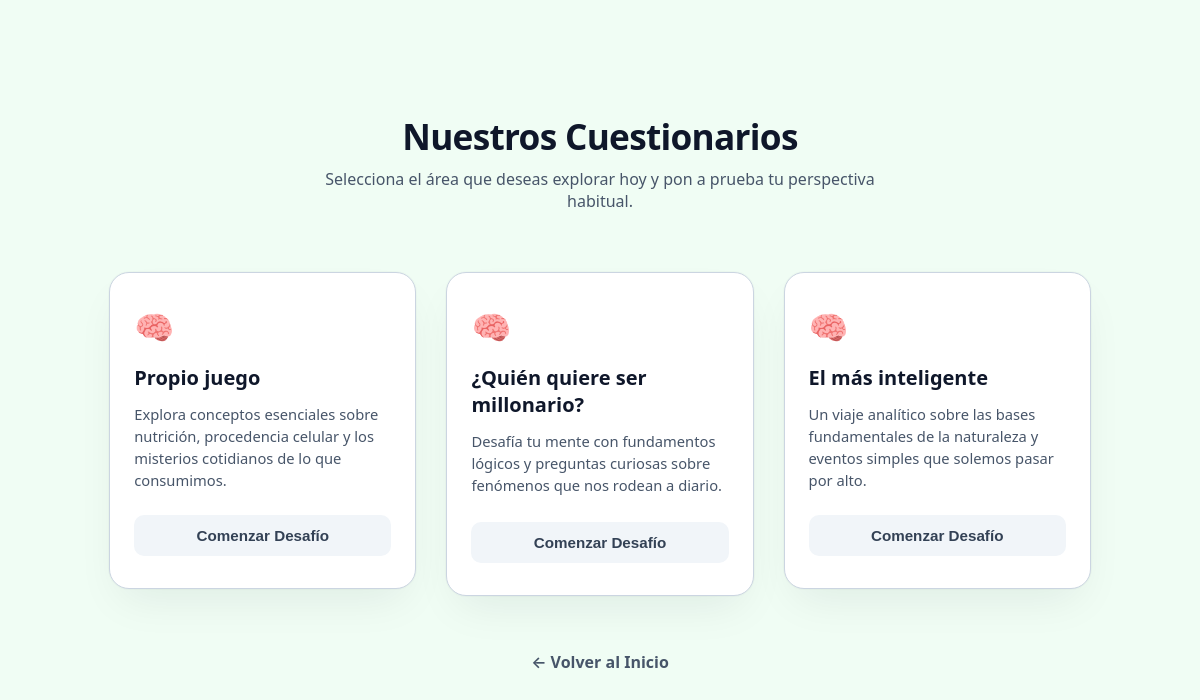
Screenshot of /quizes with the database file from the repository.
### tables this page shows
CREATE TABLE quiz (
    id INTEGER PRIMARY KEY AUTOINCREMENT,
    name TEXT NOT NULL);

### 611755/quiz.py (the view)
def quises_selection():
    if request.method == 'GET':
        end_quiz()
        raw_quises = get_quises() # Trae [(id, name), ...]
        lista_quises_premium = []
        for q_id, q_name in raw_quises:
            desc = DESCRIPCIONES_QUIZ.get(q_id, "Pon a prueba tus conocimientos interactivos con este cuestionario dinámico diseñado para mentes curiosas.")
            lista_quises_premium.append({'id': q_id, 'name': q_name, 'desc': desc})
        return render_template('quises.html', quises=lista_quises_premium)
    else:
        quiz_id = request.form.get('quiz_id')
        if quiz_id:
            start_quiz(quiz_id)
            return redirect(url_for('test'))
        return redirect(url_for('quises_selection'))

### 611755/database.py (called while the page is built)
def open():
    global conn, cursor
    conn = sqlite3.connect(DB)
    cursor = conn.cursor()
    cursor.execute('PRAGMA foreign_keys=on')

def close():
    cursor.close()
    conn.close()

def get_quises():
    open()
    cursor.execute('SELECT id, name FROM quiz ORDER BY id;')
    result = cursor.fetchall()
    close()
    return result

### 611755/quiz.py (called while the page is built)
def end_quiz():
    session.clear()

### 611755/templates/quises.html (shortened to what this page needs)
<!DOCTYPE html>
<html lang="es">
<head>
    <link rel="stylesheet" href="{{ url_for('static', filename='style.css') }}">
</head>
<body class="page-quises">
    <div class="explore-header">
        <h1>Nuestros Cuestionarios</h1>
        <p>Selecciona el área que deseas explorar hoy y pon a prueba tu perspectiva habitual.</p>
    </div>
    <div class="grid-container">
        {% for quiz in quises %}
        <div class="quiz-card">
            <div class="card-icon">🧠</div>
            <h3 class="card-title">{{ quiz.name }}</h3>
            <p class="card-description">{{ quiz.desc }}</p>
            <form action="{{ url_for('quises_selection') }}" method="post">
                <button type="submit" class="btn-card">Comenzar Desafío</button>
            </form>
        </div>
        {% endfor %}
    </div>
    <p style="margin-top: 40px;"><a href="{{ url_for('index') }}" style="color: #475569; font-weight:600; text-decoration: none;">← Volver al Inicio</a></p>
</body>
</html>

### 611755/static/style.css (style rules this page uses)
:root { --bg-app: #f8fafc; --card-bg: #ffffff; --text-main: #0f172a; --text-muted: #475569; --border-color: #cbd5e1; --primary: #3b82f6; --primary-hover: #1d4ed8; --bar-gradient: linear-gradient(90deg, #ff6b00 0%, #ff007f 35%, #00bfff 70%, #0040ff 100%); --shadow-premium: 0 20px 45px -12px rgba(15, 23, 42, 0.08), 0 0 0 1px rgba(15, 23, 42, 0.02); --bg-menta-claro: #f0fdf4; }
body { font-family: system-ui, -apple-system, BlinkMacSystemFont, "Segoe UI", Roboto, sans-serif; background-color: var(--bg-app); color: var(--text-main); margin: 0; padding: 40px 24px; display: flex; flex-direction: column; justify-content: center; align-items: center; min-height: 100vh; box-sizing: border-box; position: relative; overflow-x: hidden; }
body.page-quises, body.page-results { background: var(--bg-menta-claro) !important; }
.explore-header { text-align: center; max-width: 600px; margin-bottom: 45px; animation: slideUp 0.4s ease-out; }
.explore-header h1 { font-size: 2.2rem; font-weight: 800; margin: 0 0 8px 0; letter-spacing: -0.02em; }
.explore-header p { color: var(--text-muted); font-size: 1rem; margin: 0; }
.grid-container { display: table; word-spacing: -1em; width: 100%; max-width: 1024px; margin: 0 auto; text-align: center; }
.quiz-card { display: inline-block; word-spacing: normal; vertical-align: top; width: 30%; min-width: 280px; background-color: var(--card-bg); border: 1px solid var(--border-color); border-radius: 20px; padding: 32px 24px; margin: 15px; box-shadow: var(--shadow-premium); box-sizing: border-box; text-align: left; transition: all 0.3s cubic-bezier(0.16, 1, 0.3, 1); animation: slideUp 0.5s ease-out; }
.card-icon { font-size: 2rem; margin-bottom: 16px; }
.card-title { font-size: 1.25rem; font-weight: 700; margin: 0 0 12px 0; color: var(--text-main); }
.card-description { font-size: 0.92rem; color: var(--text-muted); line-height: 1.5; margin: 0 0 24px 0; min-height: 68px; }
.btn-card { width: 100%; background-color: #f1f5f9; color: #334155; border: none; padding: 12px; font-size: 0.95rem; font-weight: 600; border-radius: 10px; cursor: pointer; transition: all 0.2s ease; }

### rows the page displays
quiz: name "Propio juego", desc "Explora conceptos esenciales sobre nutrición, procedencia celular y los misterios cotidianos de lo que consumimos."
quiz: name "¿Quién quiere ser millonario?", desc "Desafía tu mente con fundamentos lógicos y preguntas curiosas sobre fenómenos que nos rodean a diario."
quiz: name "El más inteligente", desc "Un viaje analítico sobre las bases fundamentales de la naturaleza y eventos simples que solemos pasar por alto."
